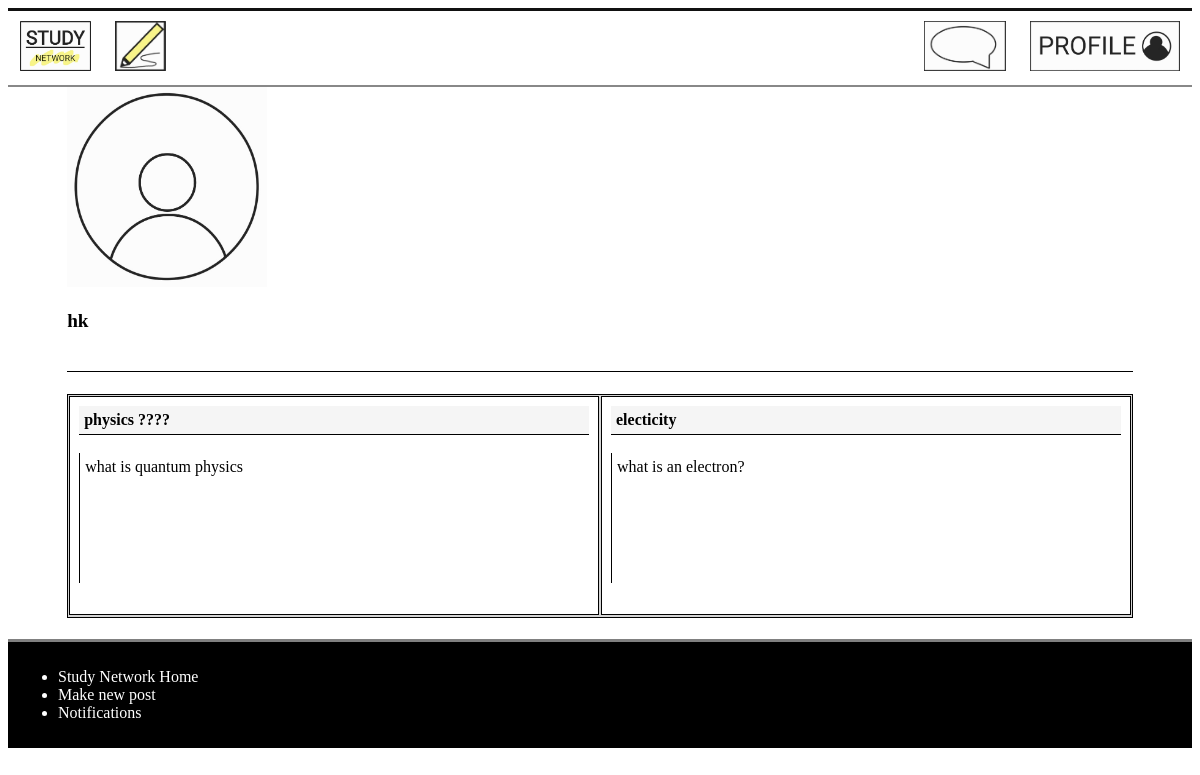
The app's page /profile/20 (signed in), older data.
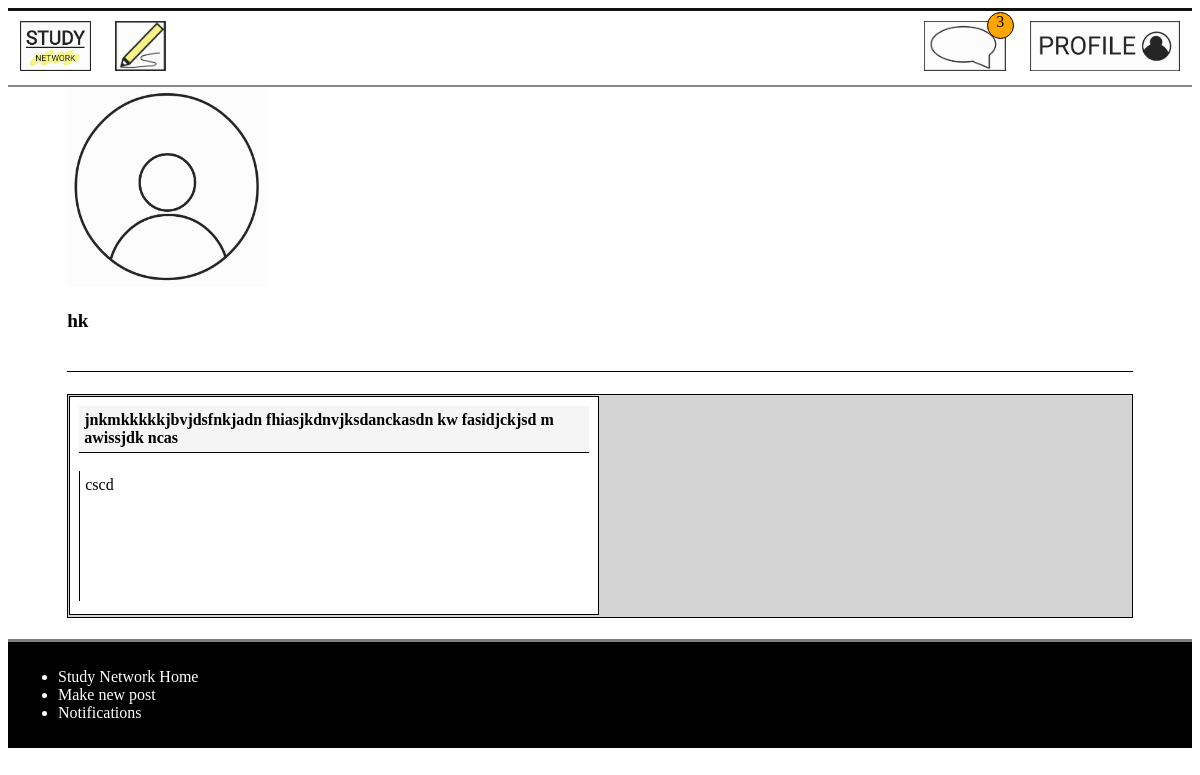
The same page, newer data.
### models.py (models this page shows)
class User(db.Model):
    __tablename__ = 'User'
    id = db.Column(db.Integer, primary_key=True)
    username = db.Column(db.Text)
    email = db.Column(db.Text)
    password = db.Column(db.Text)
    user_post = db.relationship('Post', back_populates='post_user')
    notifications_user = db.relationship('Notification', back_populates='users_notification')
    users = db.relationship('Comment', back_populates='post')

class Post(db.Model):
    __tablename__ = 'Post'
    id = db.Column(db.Integer, primary_key=True)
    title = db.Column(db.Text)
    discussion = db.Column(db.Text)
    date = db.Column(db.Integer)
    comments = db.Column(db.Integer)
    user_id = db.Column(db.Integer, db.ForeignKey('User.id'))
    likes = db.Column(db.Integer)
    post_user = db.relationship('User', back_populates='user_post')
    replies_post = db.relationship('Reply', secondary=PostReply, back_populates='posts_reply')
    categories_post = db.relationship('Category', secondary=PostCategory, back_populates='posts_category')
    notifications_post = db.relationship('Notification', back_populates='posts_notification')
    posts = db.relationship('Comment', back_populates='user')

### main.py (the view)
@app.route('/profile/<int:id>')
def profile(id):
    user_info = models.User.query.filter_by(id = id).first_or_404()
    post_info = models.Post.query.filter_by(user_id = id).order_by(desc(models.Post.id)).all()
    if g.logged_in_user:
        logged_in_user_info = models.User.query.filter_by(id = session['logged_in_user']).first_or_404()
        return render_template('profile.html', user=user_info, post=post_info, loginuser=logged_in_user_info)
    else:
        return render_template('profile.html', user=user_info, post=post_info)

### main.py (called while the page is built)
@app.context_processor
def notification_processor():
    if  g.logged_in_user:
        num_notification = models.Notification.query.filter_by(user_id = session['logged_in_user']).all()
        if len(num_notification) > 99:
            return dict(num_notification = '99..') #When the number of notification is too big, it just shows 99+.
        else:
            return dict(num_notification = len(num_notification))
    else:
        return dict(num_notification = 'No one is logged in')

@app.before_request
def before_request():
    g.logged_in_user = None
    if 'logged_in_user' in session:
        g.logged_in_user = session['logged_in_user']

### templates/profile.html (shortened to what this page needs)
{% extends 'layout.html' %}
{% block content %}
<main>
<div class='personal_info'>
<img src='/static/logo/sampleProfile.jpg' alt='profile pic' width='200px' height='200px'>
<p class='username'><strong>{{ user.username }}</strong></p>
</div>
<div class='profile' id='pro'>
{% if post %}
    {% for each_post in post %}
        {% if g.logged_in_user %}
            <p><a href='/delete_post/{{each_post.id}}'><img id=manageProfile src='/static/logo/red X.jpg' alt='click to delete'></a>
                <a class='title' href='/comment/{{each_post.id}}'><strong>{{each_post.title}}</strong></a><br>
            <a class='discussion' href='/comment/{{each_post.id}}'>{{each_post.discussion}}</a></p>
        {% else %}
            <p><a class='title' href='/signin'><strong>{{each_post.title}}</strong></a><br>
            <a class='discussion' href='/signin'>{{each_post.discussion}}</a></p>
        {% endif %}
    {% endfor %}
</div>
{% else %}
    <p>There are no posts to display</p>
{% endif %}
</main>
{% endblock %}

### templates/layout.html (shortened to what this page needs)
<!DOCTYPE html>
<html lang='en'>
    <head>
        <link rel='stylesheet' href='/static/css/style.css'>
    </head>
    <body>
        {% include 'nav.html' %}
        {% block content %}{% endblock %}
        {% include 'footer.html' %}
    </body>
</html>

### templates/nav.html
<nav>
<ul>
    <div class='size_adjust_div'>
    <li><a href='/'><img src='/static/logo/Study_network - Copy.jpg' alt='Study Network Home'></a></li>
    {% if g.logged_in_user %}
        <li style = 'float:right'><a class='logged_in' href='/profile/{{g.logged_in_user}}'><img src='/static//logo/KakaoTalk_20210802_114208981.jpg' alt='profile'></a></li>
        <li><a href='/post'><img src='/static/logo/KakaoTalk_20210729_123828148_01.jpg' alt='Post'></a></li>
        {% if num_notification != 0 %}
            <li style = 'float:right' class='notification'><a href='/notification'><span><img src='/static/logo/notification.jpg' alt='notification'></span><span class='badge'> {{num_notification}} </span></a></li>
        {% else %}
            <li style = 'float:right' class='notification'><a href='/notification'><span><img src='/static/logo/notification.jpg' alt='notification'></a></li>
        {% endif %}
    {% else %}
        <li style = 'float:right'></listyle><a class='logged_in' href='/signin'><img src='/static/logo/KakaoTalk_20210802_113545184.jpg' alt='sign in'></a></li>
    {% endif %}
    </div>
</ul>
</nav>

### templates/footer.html
<footer>
    <ul>
        <div class='size_adjust_div'>
        <li><a href='/'>Study Network Home</a></li>
        <li><a href='/post'>Make new post</a></li>
        <li><a href='/notification'>Notifications</a></li>
        </div>
    </ul>
</footer>

### static/css/style.css (style rules this page uses)
a { text-decoration: none; color: #111; }
body main { display: block; max-width: 90%; margin-left: 5%; }
nav ul { list-style-type: none; margin: 0; padding: 0; overflow: hidden; background-color: white; border-bottom: 2px solid #888; border-top: 3px solid #111; width: 100%; }
nav li:not(.logged_in) { float: left; }
nav li a { display: block; color: black; text-align: center; padding: 10px 12px; text-decoration: none; }
nav li a img { width: 100%; height: 50px; }
nav .notification { position: relative; }
nav li a .badge { position:absolute; border-radius: 50%; border: solid 1px black; width: 25px; height: 25px; top: 1px; left: 75px; background-color: orange; }
footer { list-style-type: none; margin: 0; padding: 10px; overflow: hidden; background-color: black; border-top: 3px solid grey; }
footer ul li { color: white; }
footer ul li a { color: white; }
.title { grid-column: 1; grid-row: 1; margin-right: 2%; border-bottom: rgb(160, 160, 160) solid 3px; }
.discussion { grid-row:2; grid-column: 1; min-height: 100px; margin-right: 2%; padding-left: 1%; padding-top:1%; border-left: rgb(252, 229, 128) solid 3px; }
.profile { display: grid; grid-template-columns: 100%; overflow:auto; grid-row: black; border: 1px solid black; background-color: rgb(212, 212, 212); margin: 2% 0; }
.profile p { height: 200px; padding: 1.6666666666%; border: 1px solid black; overflow:scroll; margin: 0.2%; background-color: white; }
.profile p .title { display: block; background-color: whitesmoke; width: 98%; height: auto; margin:0; padding: 1%; color: black; border-bottom: 1px solid black; }
.profile p .discussion { display: block; padding: 1%; width: 98%; height: auto; color: black; min-height: 120px; border-left: 1px black solid; }
.personal_info { border-bottom: 1px solid black; padding-bottom: 20px; }
.username { font-size: larger; }
@media screen and (min-width: 600px) { .profile { grid-template-columns: 50% 50% } }

Row changes from the older to the newer data that the page shows:
removed Post: title "physics ????", discussion "what is quantum physics"
removed Post: title "electicity", discussion "what is an electron?"
added Post: title "jnkmkkkkkjbvjdsfnkjadn fhiasjkdnvjksdanckasdn kw fasidjckjsd m awissjdk ncas", discussion "cscd"
Text that changed along with them:
{{ num_notification }}: (not shown) → "3"
